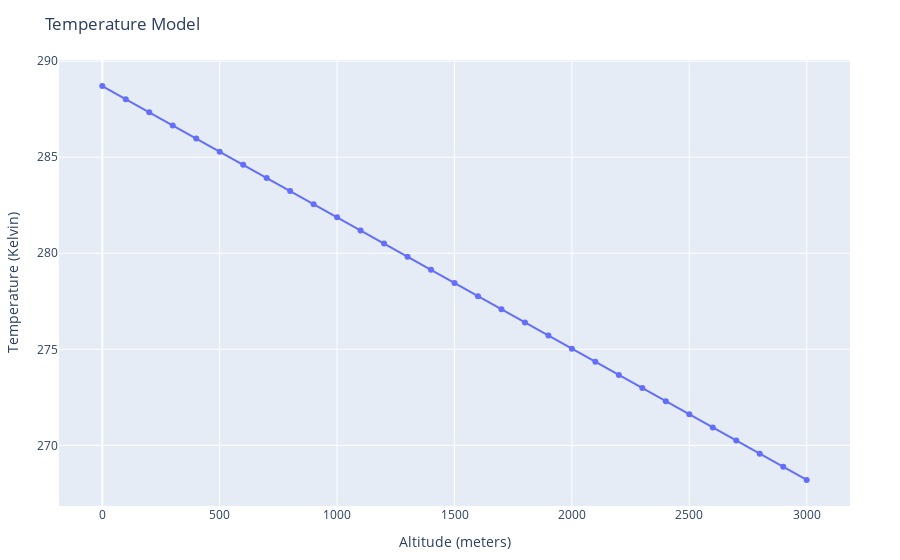

The notebook cell this image was saved under:
### Code cell
altitude_range_m = 0.0:100.0:3000.0

plot(
    [
        scatter(
            mode="markers+lines",
            x=altitude_range_m,
            y=[get_temperature_K(A) for A in altitude_range_m]
        )
    ],
    Layout(
        title="Temperature Model",
        xaxis_title="Altitude (meters)",
        yaxis_title="Temperature (Kelvin)",
        legend_title="Legend Title",
    ),
    config=PlotConfig(scrollZoom=true)
)

### Figure 1 — Plotly figure (JSON) as saved in the notebook; plotly's stock layout.template omitted (floating-point values rounded to 4 significant figures)
{"data": [{"mode": "markers+lines", "type": "scatter", "x": [0, 100, 200, 300, 400, 500, 600, 700, 800, 900, 1000, 1100, 1200, 1300, 1400, 1500, 1600, 1700, 1800, 1900, 2000, 2100, 2200, 2300, 2400, 2500, 2600, 2700, 2800, 2900, 3000], "y": [288.7, 288.0, 287.3, 286.7, 286.0, 285.3, 284.6, 283.9, 283.2, 282.6, 281.9, 281.2, 280.5, 279.8, 279.1, 278.5, 277.8, 277.1, 276.4, 275.7, 275.0, 274.4, 273.7, 273.0, 272.3, 271.6, 270.9, 270.3, 269.6, 268.9, 268.2]}], "layout": {"legend": {"title": "Legend Title"}, "margin": {"b": 50, "l": 50, "r": 50, "t": 60}, "title": "Temperature Model", "xaxis": {"title": {"text": "Altitude (meters)"}}, "yaxis": {"title": {"text": "Temperature (Kelvin)"}}}}
